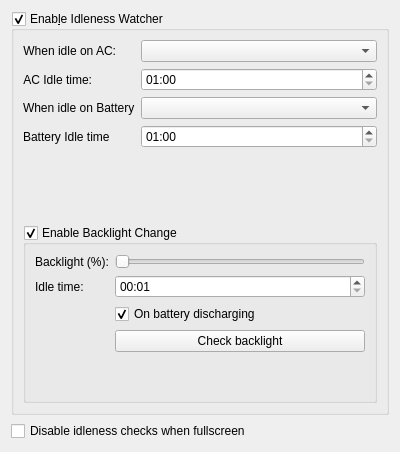
<?xml version="1.0" encoding="UTF-8"?>
<ui version="4.0">
 <class>IdlenessWatcherSettings</class>
 <widget class="QWidget" name="IdlenessWatcherSettings">
  <property name="geometry">
   <rect>
    <x>0</x>
    <y>0</y>
    <width>400</width>
    <height>452</height>
   </rect>
  </property>
  <layout class="QVBoxLayout" name="verticalLayout">
   <item>
    <widget class="QGroupBox" name="idlenessWatcherGroupBox">
     <property name="title">
      <string>Enab&amp;le Idleness Watcher</string>
     </property>
     <property name="checkable">
      <bool>true</bool>
     </property>
     <layout class="QVBoxLayout" name="verticalLayout_2">
      <item>
       <layout class="QFormLayout" name="formLayout">
        <item row="0" column="0">
         <widget class="QLabel" name="idleTimeACLabel">
          <property name="sizePolicy">
           <sizepolicy hsizetype="Expanding" vsizetype="Preferred">
            <horstretch>0</horstretch>
            <verstretch>0</verstretch>
           </sizepolicy>
          </property>
          <property name="text">
           <string>When idle on AC:</string>
          </property>
          <property name="alignment">
           <set>Qt::AlignRight|Qt::AlignTrailing|Qt::AlignVCenter</set>
          </property>
         </widget>
        </item>
        <item row="0" column="1">
         <widget class="QComboBox" name="idleACActionComboBox"/>
        </item>
        <item row="1" column="0">
         <widget class="QLabel" name="idleACActionLabel">
          <property name="sizePolicy">
           <sizepolicy hsizetype="Expanding" vsizetype="Preferred">
            <horstretch>0</horstretch>
            <verstretch>0</verstretch>
           </sizepolicy>
          </property>
          <property name="text">
           <string>AC Idle time:</string>
          </property>
          <property name="alignment">
           <set>Qt::AlignRight|Qt::AlignTrailing|Qt::AlignVCenter</set>
          </property>
         </widget>
        </item>
        <item row="1" column="1">
         <widget class="QTimeEdit" name="idleACTimeEdit">
          <property name="toolTip">
           <string>Minutes:Seconds (min: 01:30)</string>
          </property>
          <property name="minimumDateTime">
           <datetime>
            <hour>0</hour>
            <minute>1</minute>
            <second>0</second>
            <year>2000</year>
            <month>1</month>
            <day>1</day>
           </datetime>
          </property>
          <property name="displayFormat">
           <string>mm:ss</string>
          </property>
         </widget>
        </item>
        <item row="2" column="0">
         <widget class="QLabel" name="idleTimeBatteryLabel">
          <property name="text">
           <string>When idle on Battery</string>
          </property>
         </widget>
        </item>
        <item row="3" column="0">
         <widget class="QLabel" name="idleBatteryActionLabel">
          <property name="text">
           <string>Battery Idle time</string>
          </property>
         </widget>
        </item>
        <item row="3" column="1">
         <widget class="QTimeEdit" name="idleBatteryTimeEdit">
          <property name="toolTip">
           <string>Minutes:Seconds (min: 01:30)</string>
          </property>
          <property name="minimumDateTime">
           <datetime>
            <hour>0</hour>
            <minute>1</minute>
            <second>0</second>
            <year>2000</year>
            <month>1</month>
            <day>1</day>
           </datetime>
          </property>
          <property name="displayFormat">
           <string>mm:ss</string>
          </property>
         </widget>
        </item>
        <item row="2" column="1">
         <widget class="QComboBox" name="idleBatteryActionComboBox"/>
        </item>
       </layout>
      </item>
      <item>
       <widget class="QGroupBox" name="idlenessBacklightWatcherGroupBox">
        <property name="title">
         <string>Enable Backlight Change</string>
        </property>
        <property name="checkable">
         <bool>true</bool>
        </property>
        <layout class="QFormLayout" name="formLayout_2">
         <item row="1" column="0">
          <widget class="QLabel" name="backlightLabel">
           <property name="text">
            <string>Backlight (%):</string>
           </property>
          </widget>
         </item>
         <item row="1" column="1">
          <widget class="QSlider" name="backlightSlider">
           <property name="maximum">
            <number>100</number>
           </property>
           <property name="pageStep">
            <number>1</number>
           </property>
           <property name="orientation">
            <enum>Qt::Horizontal</enum>
           </property>
          </widget>
         </item>
         <item row="2" column="0">
          <widget class="QLabel" name="idleTimeBacklightLabel">
           <property name="text">
            <string>Idle time:</string>
           </property>
          </widget>
         </item>
         <item row="2" column="1">
          <widget class="QTimeEdit" name="idleTimeBacklightTimeEdit">
           <property name="toolTip">
            <string>Minutes:Seconds</string>
           </property>
           <property name="maximumTime">
            <time>
             <hour>22</hour>
             <minute>59</minute>
             <second>59</second>
            </time>
           </property>
           <property name="minimumTime">
            <time>
             <hour>0</hour>
             <minute>0</minute>
             <second>1</second>
            </time>
           </property>
           <property name="currentSection">
            <enum>QDateTimeEdit::MinuteSection</enum>
           </property>
           <property name="displayFormat">
            <string>mm:ss</string>
           </property>
          </widget>
         </item>
         <item row="4" column="1">
          <widget class="QPushButton" name="checkBacklightButton">
           <property name="text">
            <string>Check backlight</string>
           </property>
          </widget>
         </item>
         <item row="3" column="1">
          <widget class="QCheckBox" name="onBatteryDischargingCheckBox">
           <property name="text">
            <string>On battery discharging </string>
           </property>
           <property name="checked">
            <bool>true</bool>
           </property>
          </widget>
         </item>
        </layout>
       </widget>
      </item>
     </layout>
    </widget>
   </item>
   <item>
    <widget class="QCheckBox" name="disableIdlenessFullscreenBox">
     <property name="text">
      <string>Disable idleness checks when fullscreen</string>
     </property>
    </widget>
   </item>
  </layout>
 </widget>
 <resources/>
 <connections/>
</ui>
